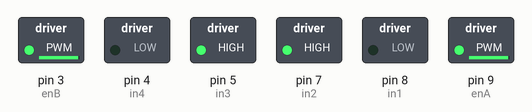
This sketch was run on a simulated Arduino Uno, built with avr-gcc and run on an emulated ATmega328P. On the bench: switched loads named in the sketch (green lamp = pin HIGH).

Above: at 0.1 s.
Timing chart, 0 to 1.6 s (numbered marks = the images above):
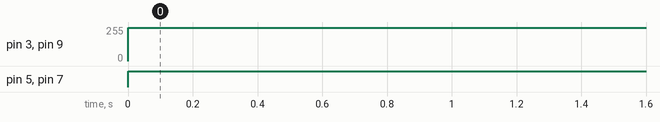

Measured:
- by itself, pin 3 (enB), pin 9 (enA): 0/255 → 250/255 at 0.00 s
- by itself, pin 5 (in3), pin 7 (in2): LOW → HIGH at 0.00 s

The sketch:

SumoBotsProgram.ino
```cpp
/* AUTHORS: Gurman Brar, Eknoor Singh, Jagroop Gill, Kumail Naqvi
 * DATE: NOV.19 - NOV.24
 * PURPOSE: Create an autonomous sumo bot that is able to defend,
 * attack and move on its own, responding to different
 * sensory feedback from its enviroment. Created to compete at the Sumo
 * Bots advanced robotics competition at McMaster university
 */


/*TO DO:
* Create Function for left turn
* Create a function for right turn
* Create a function for attacking
* Create function for defense
* Create function for ultrasonic sensor (F,R,L)
* Create function for PIR sensor
*/


// Colour Sensor
//#define s0 0
//#define s1 1
#define s2 0
#define s3 1
#define outPin 2

// Motor A

int enA = 9;
int in1 = 8;
int in2 = 7;

// Motor B

int enB = 3;
int in3 = 5;
int in4 = 4;

//UltraSonic Sensor - FRONT -

int trigPinF = 10;
int echoPinF = 11;

//UltraSonic Sensor - RIGHT -

int trigPinR = 12;
int echoPinR = 13;

//Colour Values for Colour Sensor
int red;
int blue;
int grn;
String color = "";

float avgRed = 0;
float avgGreen = 0;
float avgBlue = 0;

//Function that reads the RGB components of the color by taking an average to reduce error
void readRGB()
{
  red = 0;
  grn = 0;
  blue = 0;
  int iter = 10;

  //Loop the RGB check 3 times to find an average and avoid any partial errors
  for(int i = 0; i < iter; i++)
  {

  // By setting s2 and s3 to low we are reading for red components of light.
  digitalWrite(s2, LOW);
  digitalWrite(s3, LOW);
  red = red + pulseIn(outPin, LOW);

  // By setting s2 and s3 to low we are reading for green components of light.
  digitalWrite(s2, HIGH);
  digitalWrite(s3, HIGH);
  grn = grn + pulseIn(outPin, LOW);

  // By setting s2 and s3 to low we are reading for blue components of light.
  digitalWrite(s2, LOW);
  digitalWrite(s3, HIGH);
  blue = blue + pulseIn(outPin, LOW);
}
  //Taking the average
  red = red / iter;
  grn = grn / iter;
  blue = blue / iter;
}

//Function that finds a white line directly under the robot and does tasks accordingly
void whiteAvoidance()
{
  readRGB();

  //Reading for white color pattern and performing avoidance
  if(red > 8 && red < 18 && grn > 9 && grn < 19 && blue > 8 && blue < 16)
  {
    //WHITE AVOIDANCE COMMANDS
  digitalWrite(in1, LOW);
  digitalWrite(in2, LOW);
  digitalWrite(in3, LOW);
  digitalWrite(in4, LOW);
  motion(3, 10);
  delay(1000);
  motion(2, 6);
  delay(1500);
  }
}

//Basic track movement, foward, pivoting, and reverse
void motion(int motorMode, int scale)
{
  if (motorMode == 0) //Forward
  {
  digitalWrite(in1, LOW);
  digitalWrite(in2, HIGH);

  digitalWrite(in3, HIGH);
  digitalWrite(in4, LOW);

  analogWrite(enA, 10 * scale);
  analogWrite(enB, 10 * scale);
  }
  else if (motorMode == 1) //Right
  {
  digitalWrite(in1, HIGH);
  digitalWrite(in2, LOW);
  digitalWrite(in3, HIGH);
  digitalWrite(in4, LOW);

  analogWrite(enA, 10 * scale);
  analogWrite(enB, 10 * scale);
  }
  else if (motorMode == 2)//Left
  {
  digitalWrite(in1, LOW);
  digitalWrite(in2, HIGH);

  digitalWrite(in3, LOW);
  digitalWrite(in4, HIGH);

  analogWrite(enA, 10 * scale);
  analogWrite(enB, 10 * scale);
  }
  else if (motorMode == 3) //Reverse
  {

  digitalWrite(in1, HIGH);
  digitalWrite(in2, LOW);

  digitalWrite(in3, LOW);
  digitalWrite(in4, HIGH);

  analogWrite(enA, 10 * scale);
  analogWrite(enB, 10 * scale);
  }
}

 //Object detection method that takes parameters of a tring and echo pin value and return weather an
 //object is detected or not and returns an int.
int objectDetection(int trig, int echo)
{
 //Declaring pins for UltraSonic Sensor
 digitalWrite(trig, LOW);
 delayMicroseconds(2);
 digitalWrite(trig, HIGH);
 delayMicroseconds(10);
 digitalWrite(trig, LOW);

 float duration = pulseIn(echo, HIGH);

 //Using a formula, finding the distance of the object
 float distance = (duration*.0343)/2;

 //Varify that the distance is within the rings total diameter
 if(distance <= 154.0 && distance > 0.0)
 {
 return 1;
 }
 else return 0;
 }

//Method used to control attacking of other sumo bots, takes no paramater
void attacking()
{
  //Checks if both ultra sonic sensors are not detecting an object then spin
   while(objectDetection(trigPinF, echoPinF) == 0 && objectDetection(trigPinR, echoPinR) == 0)
   {
      motion(2, 5);
      whiteAvoidance();
   }

  //If the object is detected on the front facing ultra sonic sensor then we want to drive at it (full speed)
  //only while its still being detected
   if(objectDetection(trigPinF, echoPinF) == 1)
   {
      while(objectDetection(trigPinF, echoPinF) == 1)
      {
         motion(0, 25);
      }
   }

   //In the case that only the right ultra sonic is detected we want to spin towards the right side while the front pin does not detect motion
   else if(objectDetection(trigPinR, echoPinR) == 1)
   {
      while(objectDetection(trigPinF, echoPinF) != 1)
      {
          motion(2,5);
          whiteAvoidance();
      }

      //If the front ultra sonic sensor detects the object after re-orienting, then drive full speed forward
      if(objectDetection(trigPinF, echoPinF) == 1)
      {
          motion(0, 25);
      }
   }
}


void setup()
{
  //Colour Sensor pin declaration
  //pinMode(s0, OUTPUT);
  //pinMode(s1, OUTPUT);
  pinMode(s2, OUTPUT);
  pinMode(s3, OUTPUT);
  pinMode(outPin, INPUT);

  //Initializing the frequency scaling to 100% for more accuracte color detection.
  //digitalWrite(s0,HIGH);
  //digitalWrite(s1, HIGH);

  //Motor pin declaration
  pinMode(enA, OUTPUT);
  pinMode(enB, OUTPUT);
  pinMode(in1, OUTPUT);
  pinMode(in2, OUTPUT);
  pinMode(in3, OUTPUT);
  pinMode(in4, OUTPUT);

  //Ultra-Sonic pin declaration
  pinMode(trigPinF, OUTPUT);
  pinMode(echoPinF, INPUT);

  pinMode(trigPinR, OUTPUT);
  pinMode(echoPinR, INPUT);

  Serial.begin(9600);
}


void loop()
{
  motion(0, 25);
  delay(1000);
  //attacking();
  //delay(15000);
}
```
